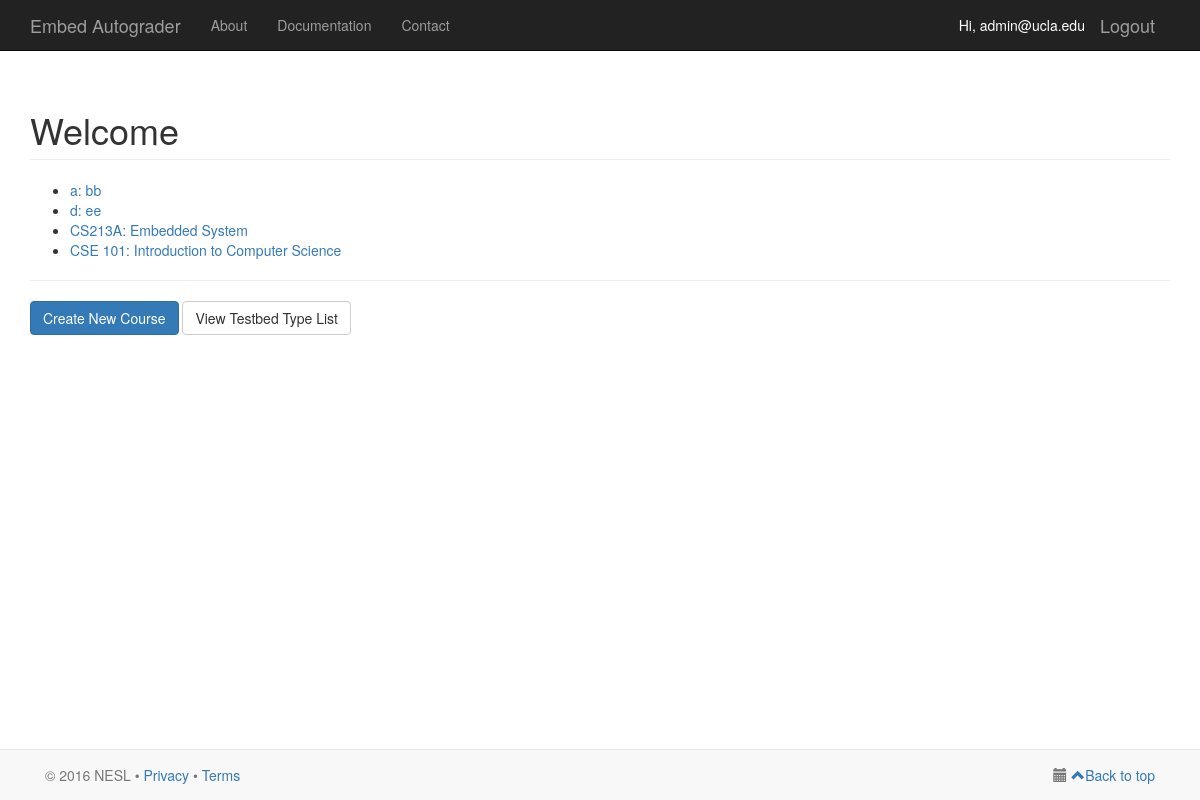
The app's page / (signed in) with its own data.
### serapis/models.py (models this page shows)
class Course(models.Model):
    instructor_id = models.ForeignKey(UserProfile, on_delete = models.CASCADE)
    course_code = models.CharField(max_length = 10, default = '')
    name = models.CharField(max_length = 100, default = '')
    description = models.TextField()

### serapis/views.py (the view)
# urls.py: url(r'^$', views.homepage, name='homepage'),
@login_required(login_url='/login/')
def homepage(request):
    username = request.user
    user = User.objects.filter(username=username)[0]
    user_profile = UserProfile.objects.filter(user=user)[0]
    course_list = Course.objects.filter(instructor_id=user_profile)
    template_context = {
            'user_profile': user_profile,
            'myuser': request.user,
            'course_list': course_list,
    }
    return render(request, 'serapis/homepage.html', template_context)

### serapis/templates/serapis/homepage.html (shortened to what this page needs)
{% extends 'serapis/base.html' %}
{% load staticfiles %}
{% block content %}
    <div class="container">
        <h1 class="page-header">Welcome</h1>
        {% if not course_list %}
            <p>No courses are available.</p>
        {% else %}
            <ul>
                {% for course in course_list %}
                    <li><a href="{% url 'course' course.id %}">{{ course.course_code }}: {{ course.name }}</a></li>
                {% endfor %}
            </ul>
        {% endif %}
        {% if user_profile.user_role == user_profile.ROLE_SUPER_USER or user_profile.user_role == user_profile.ROLE_INSTRUCTOR or user_profile.user_role == user_profile.ROLE_TA %}
            <hr/>
            <p>
                <a href="{% url 'create-course' %}" class="btn btn-primary">Create New Course</a>
                <a href="{% url 'testbed-type-list' %}" class="btn btn-default">View Testbed Type List</a>
            </p>
        {% endif %}
    </div>
{% endblock %}

### serapis/templates/serapis/base.html (shortened to what this page needs)
{% load staticfiles %}
<!DOCTYPE html>
<html lang="en">
    <head>
        <link href="{% static 'bootstrap/css/bootstrap.min.css' %}" rel="stylesheet">
        <link href="{% static 'bootstrap/css/bootstrap-datetimepicker.css' %}" rel="stylesheet">
        <link href="http://code.jquery.com/ui/1.11.1/themes/smoothness/jquery-ui.css" rel="stylesheet">
        <link rel="stylesheet" href="//maxcdn.bootstrapcdn.com/font-awesome/4.3.0/css/font-awesome.min.css">
    </head>
    <body>
        <nav class="navbar navbar-inverse navbar-fixed-top" role="navigation">
            <div class="container">
                <div class="navbar-header">
                    <a class="navbar-brand" href="{% url 'homepage' %}">Embed Autograder</a>
                </div>
                {% if myuser.is_authenticated %}
                    <a href="{% url 'logout' %}" class="navbar-brand pull-right">Logout</a>
                    <span class="navbar-brand pull-right" style="font-size:14px; color:white">Hi, {{ myuser.username }}</span>
                {% endif %}
                <div class="collapse navbar-collapse" id="bs-example-navbar-collapse-1">
                    <ul class="nav navbar-nav">
                        <li><a href="#">About</a></li>
                        <li><a href="#">Documentation</a></li>
                        <li><a href="#">Contact</a></li>
                    </ul>
                </div>
            </div>
        </nav>
        {% block content %}
        {% endblock %}
        <div class="navbar navbar-default navbar-fixed-bottom">
        <div class="container">
            <p class="navbar-text pull-left">© 2016 NESL •
                <a href="http://nesl.ee.ucla.edu/privacy">Privacy</a>
                <span>•</span>
                <a href="http://nesl.ee.ucla.edu/terms">Terms</a>
            </p>
            <div class="navbar-text pull-right">
                <i class="glyphicon glyphicon-calendar" aria-hidden="true"></i>
                <a href="#Top"><span class="glyphicon-class glyphicon glyphicon-chevron-up"></span>Back to top</a>
            </div>
        </div>
    </body>
</html>

### serapis/templates/serapis/base.html (style rules this page uses)
body { padding-top: 70px; padding-bottom: 70px; }

### records on screen
Course: course_code "a", name "bb"
Course: course_code "d", name "ee"
Course: course_code "CS213A", name "Embedded System"
Course: course_code "CSE 101", name "Introduction to Computer Science"

### other values on screen
{{ myuser.username }} "admin@ucla.edu"
